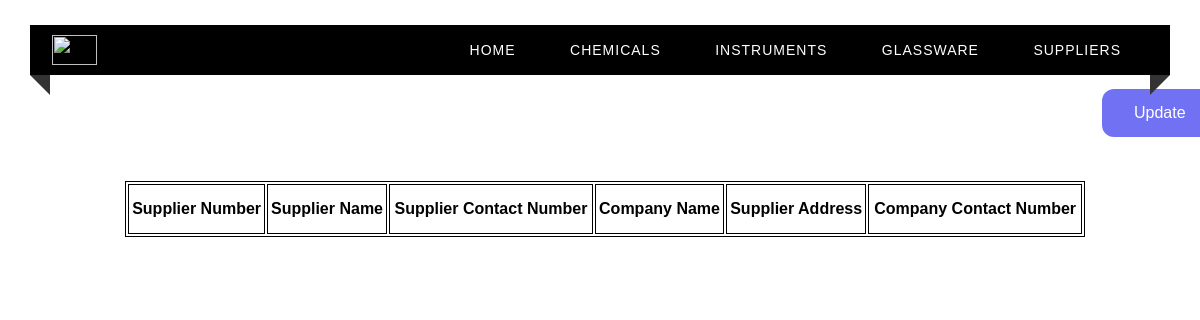
Before: /suppliers with the older database file.
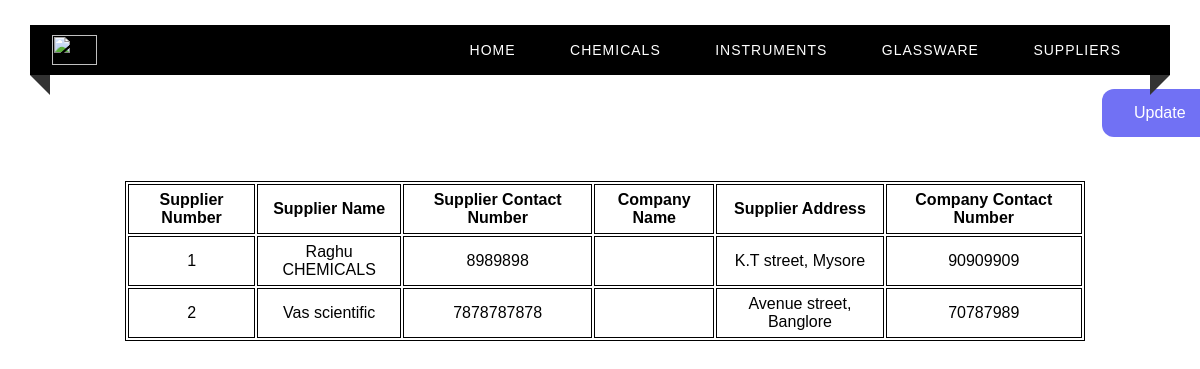
After: the same page with the newer database file.
### tables this page shows
CREATE TABLE SUPPLIER(
    Supplier_No INTEGER PRIMARY KEY ,
    Supplier_Name VARCHAR(30) NOT NULL,
    Supplier_Contact_No VARCHAR(13) NOT NULL,
    Company_Name VARCHAR(40),
    Supplier_Address VARCHAR(100),
    Company_Contact_No VARCHAR(13)
);

### app.py (the view)
@app.route("/suppliers")
def suppliers() :
    c = get_db()
    cur = c.cursor()
    cur.execute("SELECT * from SUPPLIER")
    return render_template("suppliers.html", test=cur.fetchall())

### app.py (called while the page is built)
def get_db():
    db = getattr(g, '_database', None)
    if db is None:
        db = g._database = sqlite3.connect(DATABASE)
    return db

@app.teardown_appcontext
def close_connection(exception):
    db = getattr(g, '_database', None)
    if db is not None:
        db.close()

### templates/suppliers.html (shortened to what this page needs)
<html>
<head>
    <link rel="stylesheet" type="text/css" href="../static/home.css">
</head>
<body>
<div class="custom-padding">
        <nav>
            <div class="logo"><img src = "../static/nieLogo.png" width = "45px", height = "30px"></div>
            <ul class="menu-area">
                <li><a href="/">Home</a></li>
                <li><a href="/chemicals">Chemicals</a></li>
                <li><a href="/instruments">Instruments</a></li>
                <li><a href="/glassware">Glassware</a></li>
                <li><a href="/suppliers">Suppliers</a></li>
            </ul>
        </nav>
        <a href="/login" class="button">Update</a>
        <div class="tab">
          <table align="center" style="margin-left : 125px; margin-top : 50px;">
              <th>Supplier Number</th>
              <th>Supplier Name </th>
              <th>Supplier Contact Number</th>
              <th>Company Name</th>
              <th>Supplier Address</th>
              <th>Company Contact Number</th>
            {% for row in test %}
            <tr>
                <td> {{ row[0] }}</td>
                <td> {{ row[1] }}</td>
                <td> {{ row[2] }}</td>
                <td> {{ row[3] }}</td>
                <td> {{ row[4] }}</td>
                <td> {{ row[5] }}</td>
            </tr>
            {% endfor %}
          </table>
        </div>
    </div>
</body>
</html>

Changed rows visible on the page:
added SUPPLIER: Supplier_No "1", Supplier_Name "Raghu CHEMICALS", Supplier_Contact_No "8989898", Supplier_Address "K.T street, Mysore", Company_Contact_No "90909909"
added SUPPLIER: Supplier_No "2", Supplier_Name "Vas scientific", Supplier_Contact_No "7878787878", Supplier_Address "Avenue street, Banglore", Company_Contact_No "70787989"
